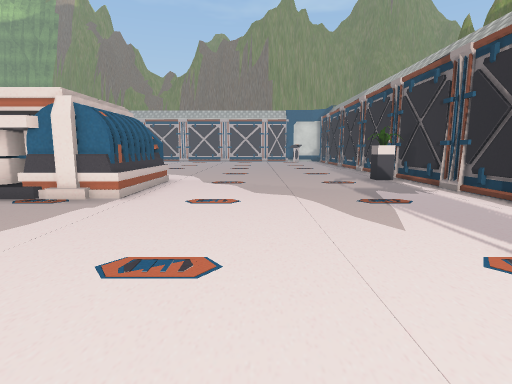
[1] (above)

24 first-person views from a walk through a 3-D level made in the Unity game engine. The camera is 1.2 m above the floor, tilts 8° down and sees 80° across. The floor is counted in squares, 1 m on a side. Each view is taken from the middle of a square. On the plan, view 1 faces up. The plan holds only what a view shows up to about 13 squares ahead; the rest is blank. The place goes on beyond the plan. The player character is not drawn. Some animated figures are left out. Some surface patterns are stand-ins.

[2]
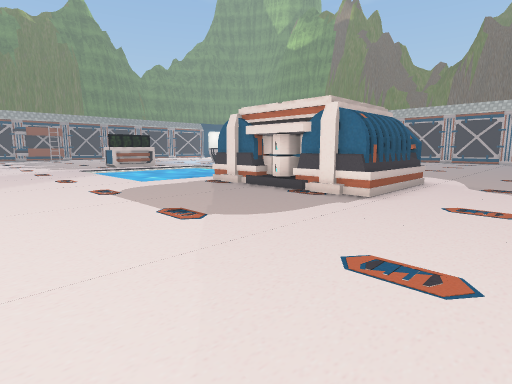

[3]
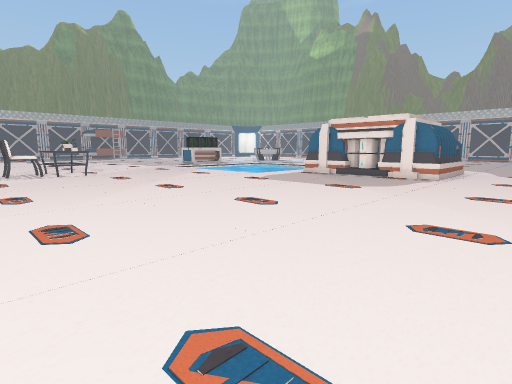

[4]
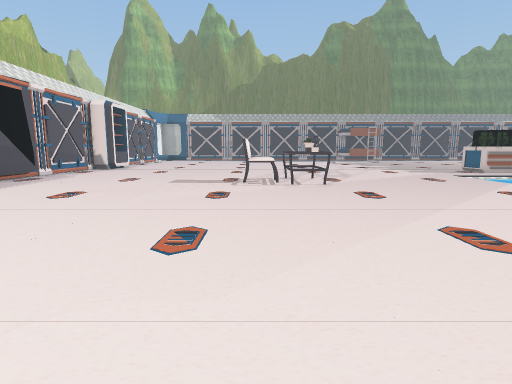

[5]
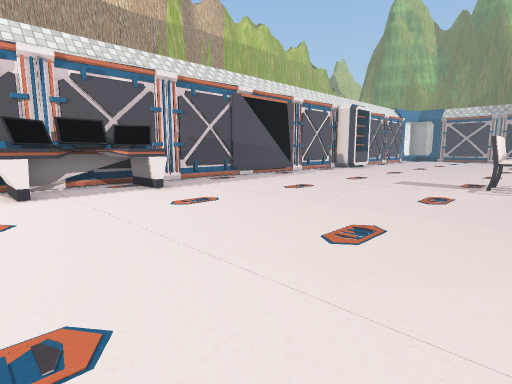

[6]
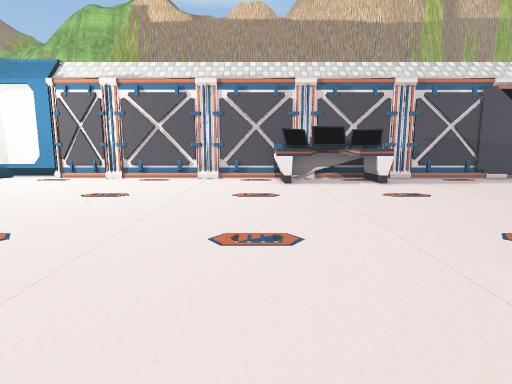

[7]
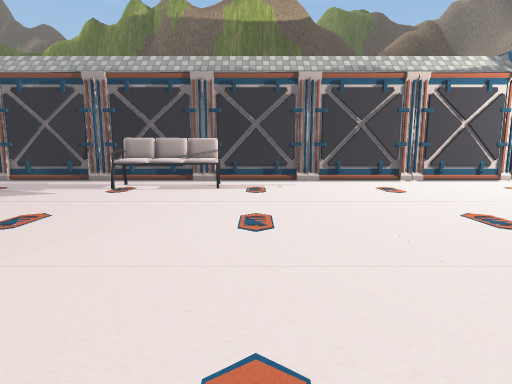

[8]
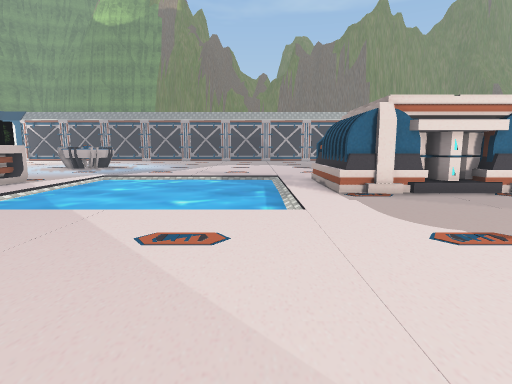

[9]
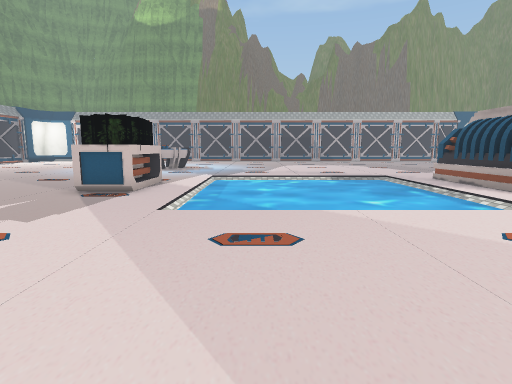

[10]
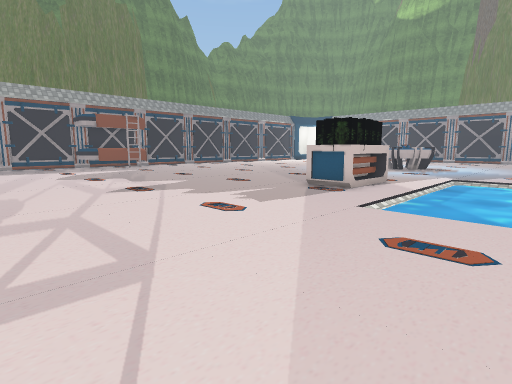

[11]
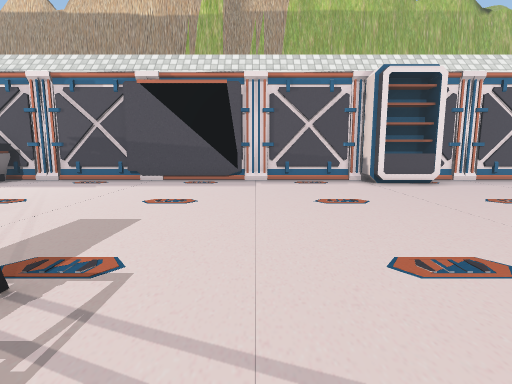

[12]
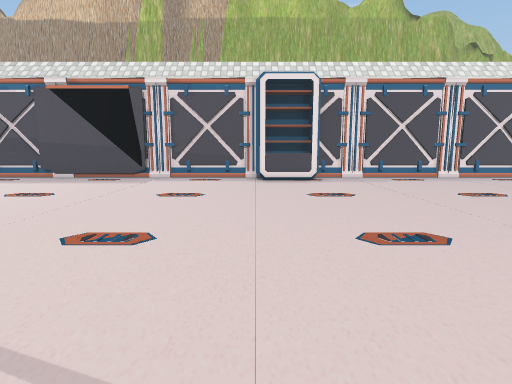

[13]
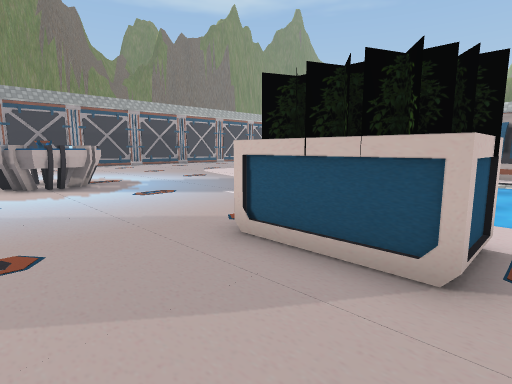

[14]
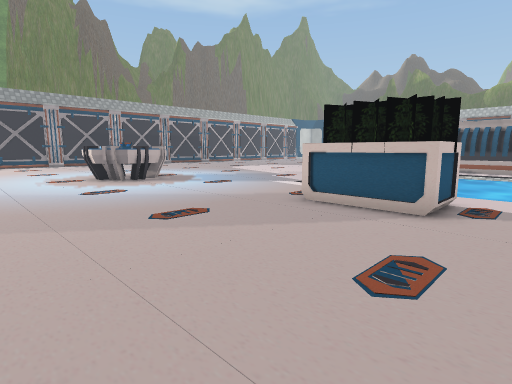

[15]
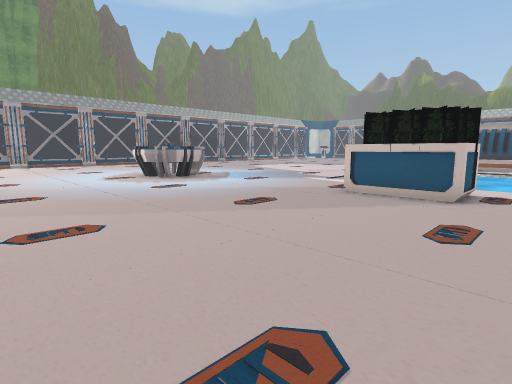

[16]
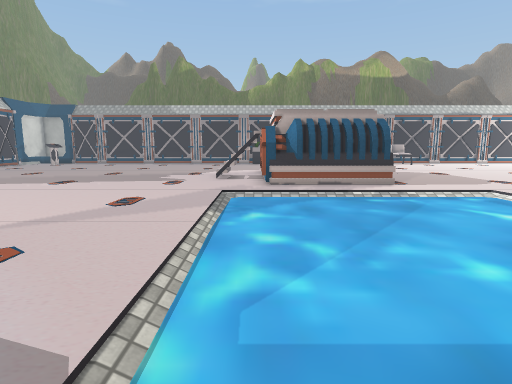

[17]
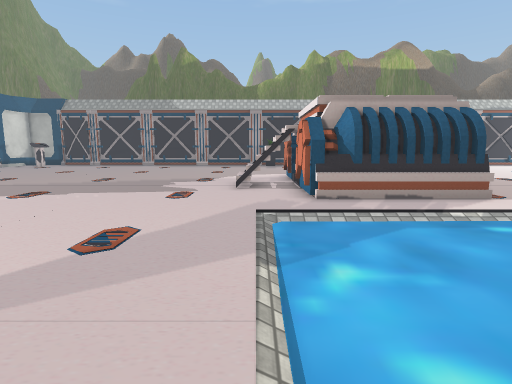

[18]
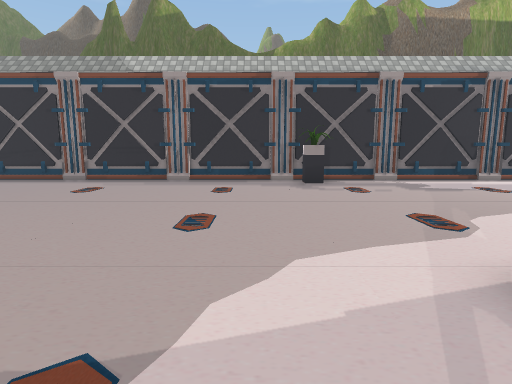

[19]
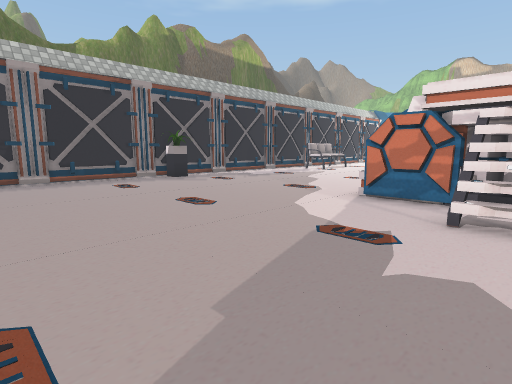

[20]
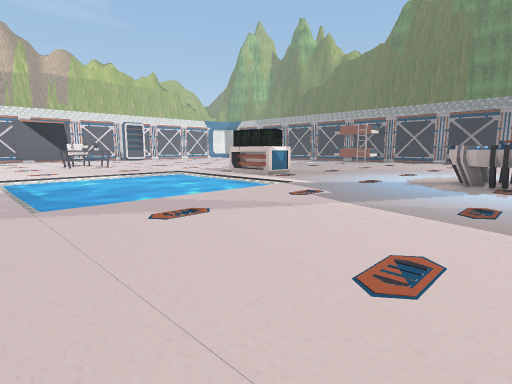

[21]
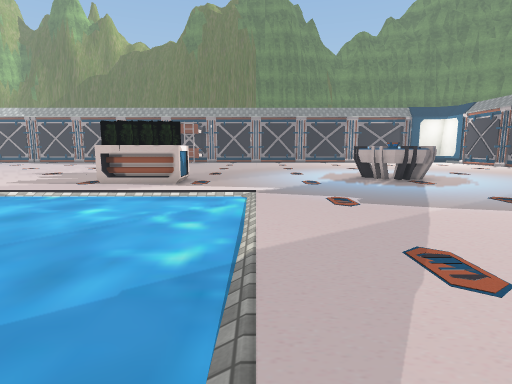

[22]
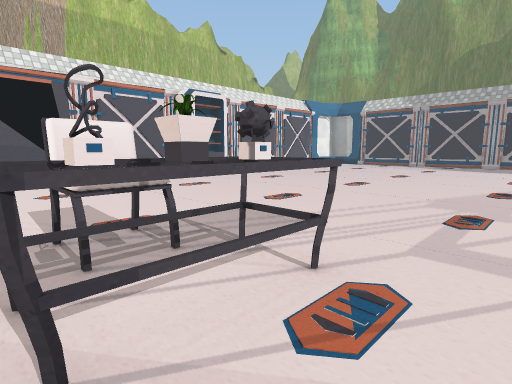

[23]
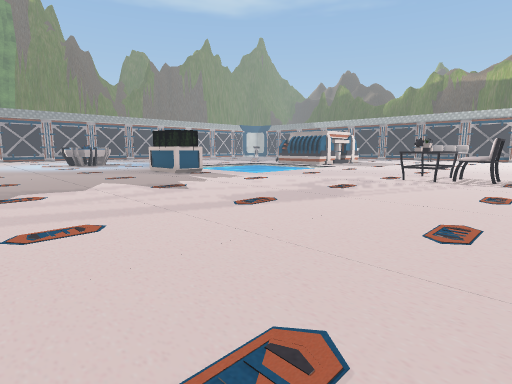

[24]
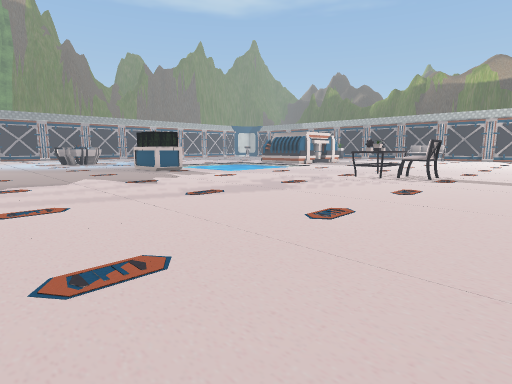

### Floor plan
Key: @ floor where view 1 was taken; # wall or solid block; . floor; / step, stairs or slope; ~ liquid the walk can cross; ≈ liquid the walk keeps out of; ^ raised ledge; v drop or lower ground; P plant; C chair; T table; S sofa; R projector; O other object.
Columns run from 30 left of view 1 to 6 right of it. Each row starts with its distance up from view 1.
 20  ..... RR.... .............    .....#
 19  .....RRRR..........................#
 18  .....RRRR..........................#
 17  ......RR...........................#
 16  ...................................#
 15  ...................................#
 14  ...................................#
 13  ...........///////...O//...........#
 12 .........../≈≈≈≈≈≈~/.O/ vOO........P#
 11 .........../≈≈≈≈≈≈≈/OOOOOOOO........#
 10 ........OO./≈≈≈≈≈≈≈/OOO OOOO........#
  9 ........OO./≈≈≈≈≈≈≈/OOO  OOO........#
  8 ........OO./≈≈≈≈≈≈≈/OOOOOOOO........#
  7  ........../≈≈≈≈≈≈≈/.OOOOOO.........#
  6 .........../≈≈≈≈≈≈≈/................#
  5  ..........////////.................#
  4  ...................................#
  3 .................................SS.#
  2 .................................SS.#
  1 .................................SS.#
  0 ..............................@...S.#
 -1 ....................................#
 -2 ............TTTT....................#
 -3 ............TCCT....................#
 -4 .............CC.....................#
 -5 ....................................#
 -6 ....................................#
 -7  ...................................#
 -8 ....................................#
 -9 ....................................#
-10 .................................. .#
-11 ..................................  #
-12 .....OO.............#^^^#..........
-13 .....OO#............^####...........
-14 #####  ##############################

Where each view was taken, in squares from view 1:
view 1: 0 up, 0 right, facing up
view 2: 0 up, 0 right, facing up-left
view 3: 6 down, 0 right, facing up-left
view 4: 4 down, 5 left, facing left
view 5: 3 down, 5 left, facing down-left
view 6: 1 down, 5 left, facing down
view 7: 1 down, 6 left, facing right
view 8: 1 down, 12 left, facing up
view 9: 1 down, 17 left, facing up
view 10: 1 down, 16 left, facing up-left
view 11: 2 down, 19 left, facing down
view 12: 1 down, 23 left, facing down
view 13: 7 up, 25 left, facing up-right
view 14: 6 up, 28 left, facing up-right
view 15: 6 up, 30 left, facing up-right
view 16: 12 up, 20 left, facing right
view 17: 13 up, 17 left, facing right
view 18: 14 up, 6 left, facing right
view 19: 19 up, 7 left, facing down-right
view 20: 20 up, 10 left, facing down-left
view 21: 13 up, 10 left, facing left
view 22: 0 up, 15 left, facing down-left
view 23: 6 down, 30 left, facing up-right
view 24: 8 down, 30 left, facing up-right
